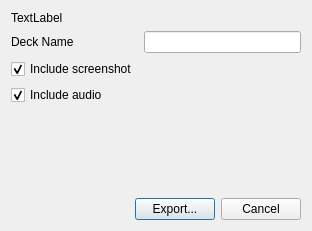
<?xml version="1.0" encoding="UTF-8"?>
<ui version="4.0">
 <class>ExportDialog</class>
 <widget class="QDialog" name="ExportDialog">
  <property name="geometry">
   <rect>
    <x>0</x>
    <y>0</y>
    <width>312</width>
    <height>231</height>
   </rect>
  </property>
  <property name="windowTitle">
   <string>Dialog</string>
  </property>
  <layout class="QVBoxLayout" name="verticalLayout">
   <item>
    <widget class="QLabel" name="lblInfo">
     <property name="text">
      <string>TextLabel</string>
     </property>
    </widget>
   </item>
   <item>
    <layout class="QFormLayout" name="formLayout">
     <item row="0" column="0">
      <widget class="QLabel" name="label">
       <property name="text">
        <string>Deck Name</string>
       </property>
      </widget>
     </item>
     <item row="1" column="0">
      <widget class="QCheckBox" name="chkScreenshot">
       <property name="text">
        <string>Include screenshot</string>
       </property>
       <property name="checked">
        <bool>true</bool>
       </property>
      </widget>
     </item>
     <item row="2" column="0">
      <widget class="QCheckBox" name="chkAudio">
       <property name="text">
        <string>Include audio</string>
       </property>
       <property name="checked">
        <bool>true</bool>
       </property>
      </widget>
     </item>
     <item row="3" column="0">
      <spacer name="verticalSpacer">
       <property name="orientation">
        <enum>Qt::Vertical</enum>
       </property>
       <property name="sizeHint" stdset="0">
        <size>
         <width>20</width>
         <height>40</height>
        </size>
       </property>
      </spacer>
     </item>
     <item row="0" column="1">
      <widget class="QLineEdit" name="edtDeckName"/>
     </item>
    </layout>
   </item>
   <item>
    <layout class="QHBoxLayout" name="horizontalLayout">
     <item>
      <spacer name="horizontalSpacer">
       <property name="orientation">
        <enum>Qt::Horizontal</enum>
       </property>
       <property name="sizeHint" stdset="0">
        <size>
         <width>40</width>
         <height>20</height>
        </size>
       </property>
      </spacer>
     </item>
     <item>
      <widget class="QPushButton" name="btnExport">
       <property name="text">
        <string>Export...</string>
       </property>
      </widget>
     </item>
     <item>
      <widget class="QPushButton" name="btnCancel">
       <property name="text">
        <string>Cancel</string>
       </property>
      </widget>
     </item>
    </layout>
   </item>
  </layout>
 </widget>
 <resources/>
 <connections/>
</ui>
